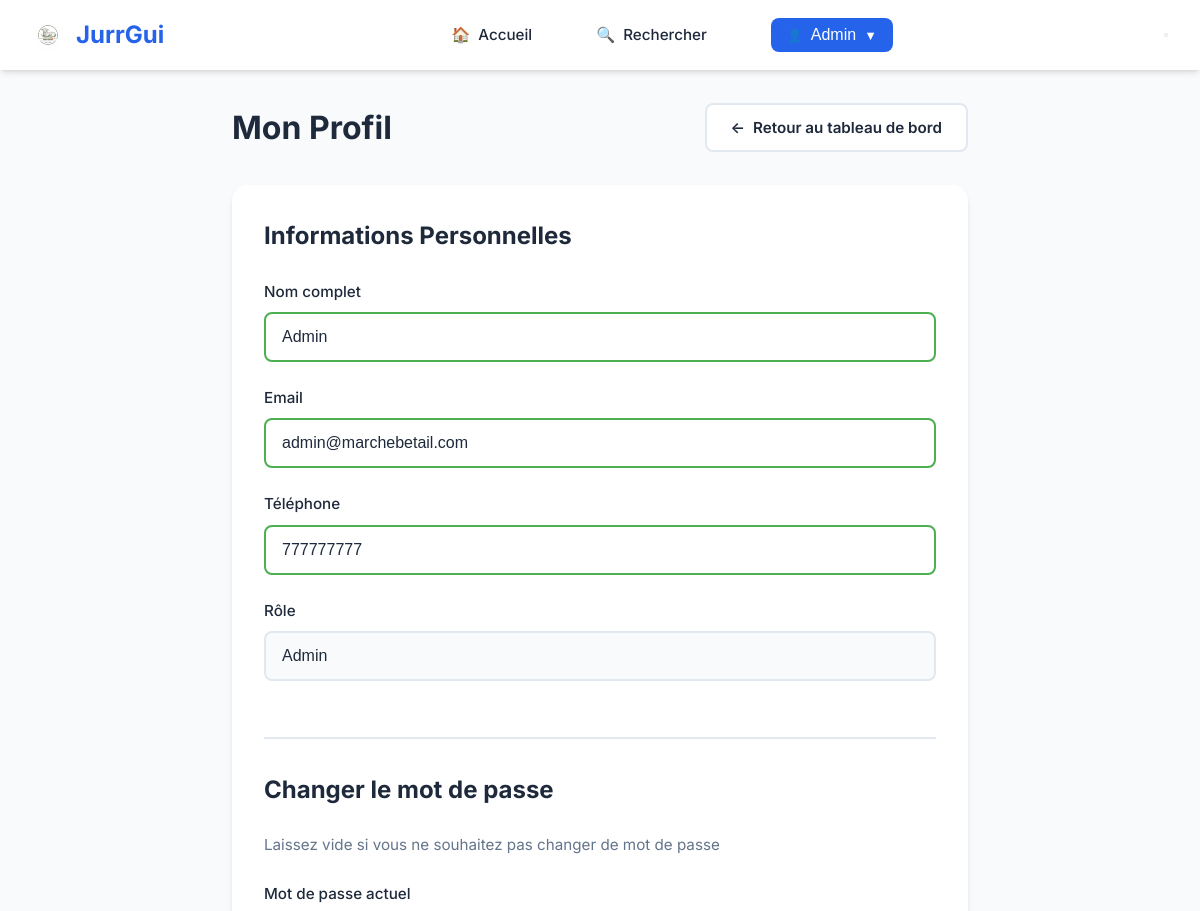
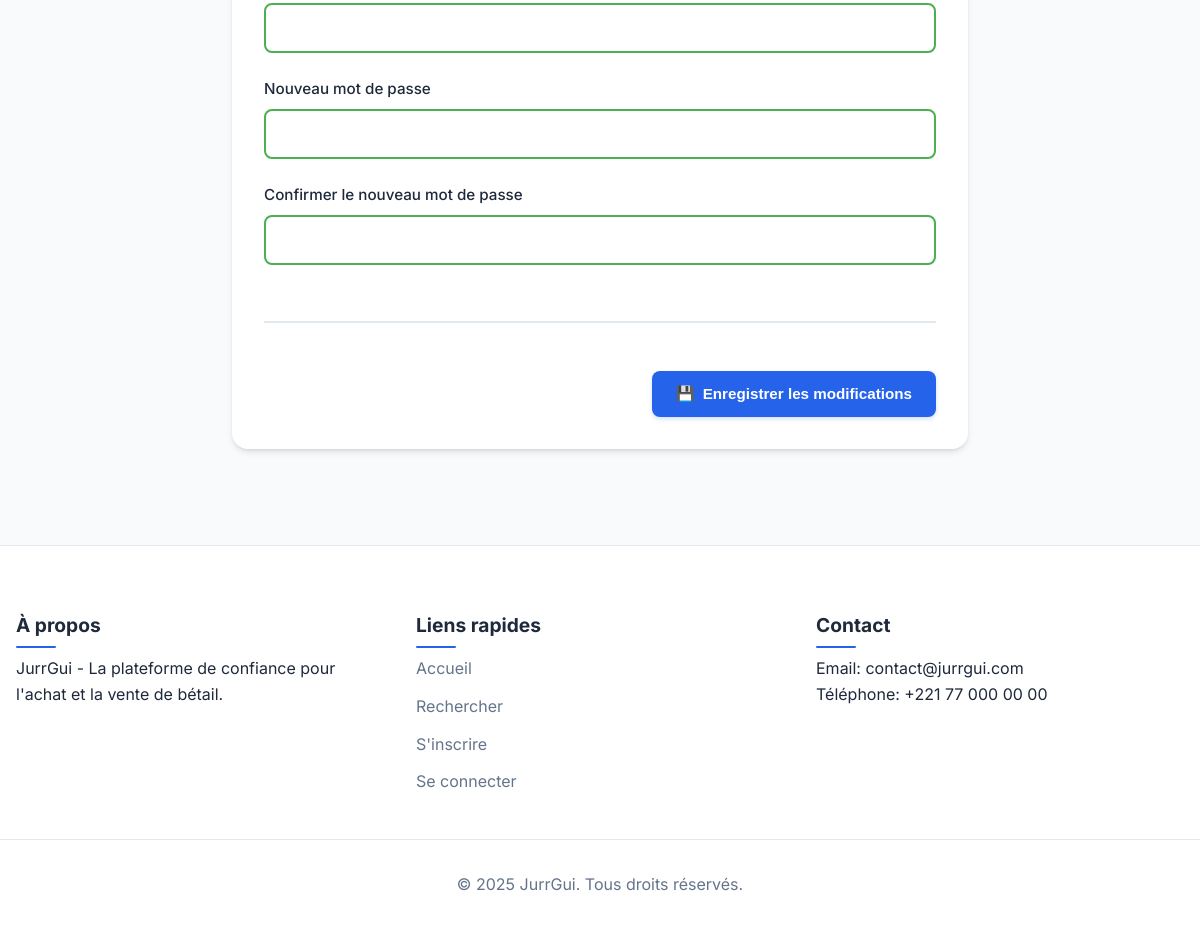
The page /profil.php (signed in) on the database its author committed (2 pictures, top to bottom).
### tables this page shows
CREATE TABLE `users` (
  `id` int(11) NOT NULL AUTO_INCREMENT,
  `nom` varchar(100) NOT NULL,
  `email` varchar(100) NOT NULL UNIQUE,
  `password_hash` varchar(255) NOT NULL,
  `telephone` varchar(20) NOT NULL,
  `role` enum('acheteur','vendeur','admin') NOT NULL,
  `date_inscription` datetime DEFAULT current_timestamp(),
  `actif` TINYINT(1) DEFAULT 1,
  PRIMARY KEY (`id`)
);

### profil.php (the view, shortened to what this page needs)
<?php
require_once 'includes/header.php';
$conn = connectDB();
$user_id = $_SESSION['user_id'];
$stmt = $conn->prepare("SELECT nom, email, telephone, role FROM users WHERE id = ?");
$stmt->bind_param("i", $user_id);
$stmt->execute();
$user = $stmt->get_result()->fetch_assoc();
?>
<div class="profile-container">
    <div class="profile-header">
        <h1>Mon Profil</h1>
        <a href="<?php echo $user['role'] === 'vendeur' ? 'dashboard_vendeur.php' : 'dashboard_acheteur.php'; ?>"
           class="btn btn-secondary">
            <span class="icon">←</span> Retour au tableau de bord
        </a>
    </div>
    <div class="profile-card">
        <form method="POST" class="profile-form">
            <div class="form-section">
                <h2>Informations Personnelles</h2>
                <div class="form-group">
                    <label for="nom">Nom complet</label>
                    <input type="text" id="nom" name="nom" required
                           value="<?php echo htmlspecialchars($user['nom']); ?>">
                </div>
                <div class="form-group">
                    <label for="email">Email</label>
                    <input type="email" id="email" name="email" required
                           value="<?php echo htmlspecialchars($user['email']); ?>">
                </div>
                <div class="form-group">
                    <label for="telephone">Téléphone</label>
                    <input type="tel" id="telephone" name="telephone" required
                           value="<?php echo htmlspecialchars($user['telephone']); ?>">
                </div>
                <div class="form-group">
                    <label for="role">Rôle</label>
                    <input type="text" id="role" value="<?php echo ucfirst($user['role']); ?>"
                           readonly class="readonly">
                </div>
            </div>
            <div class="form-section">
                <h2>Changer le mot de passe</h2>
                <p class="section-info">Laissez vide si vous ne souhaitez pas changer de mot de passe</p>
                <div class="form-group">
                    <label for="current_password">Mot de passe actuel</label>
                    <input type="password" id="current_password" name="current_password">
                </div>
                <div class="form-group">
                    <label for="new_password">Nouveau mot de passe</label>
                    <input type="password" id="new_password" name="new_password"
                           minlength="6">
                </div>
                <div class="form-group">
                    <label for="confirm_password">Confirmer le nouveau mot de passe</label>
                    <input type="password" id="confirm_password" name="confirm_password"
                           minlength="6">
                </div>
            </div>
            <div class="form-actions">
                <button type="submit" class="btn btn-primary">
                    <span class="icon">💾</span> Enregistrer les modifications
                </button>
            </div>
        </form>
    </div>
</div>
<?php
require_once 'includes/footer.php';
?>

### styles.css (style rules this page uses)
:root { --primary-color: #2563eb; --primary-dark: #1d4ed8; --primary-light: rgba(37, 99, 235, 0.1); --secondary-color: #f97316; --secondary-dark: #ea580c; --secondary-light: rgba(249, 115, 22, 0.1); --background-color: #f8fafc; --text-color: #1e293b; --text-light: #64748b; --border-color: #e2e8f0; --success-color: #4CAF50; --error-color: #f44336; --warning-color: #f59e0b; --card-shadow: 0 4px 6px -1px rgb(0 0 0 / 0.1), 0 2px 4px -2px rgb(0 0 0 / 0.1); --card-shadow-hover: 0 10px 15px -3px rgb(0 0 0 / 0.1), 0 4px 6px -4px rgb(0 0 0 / 0.1); --transition-base: all 0.3s cubic-bezier(0.4, 0, 0.2, 1); --transition-smooth: all 0.5s cubic-bezier(0.4, 0, 0.2, 1); --info-color: #2196F3; }
* { margin: 0; padding: 0; box-sizing: border-box; }
body { font-family: 'Inter', system-ui, -apple-system, sans-serif; line-height: 1.6; background-color: var(--background-color); color: var(--text-color); padding-top: 70px; overflow-x: hidden; }
.btn { padding: 0.75rem 1.5rem; border: none; border-radius: 8px; cursor: pointer; transition: var(--transition-base); font-weight: 600; font-size: 0.95rem; text-decoration: none; display: inline-flex; align-items: center; justify-content: center; gap: 0.5rem; line-height: 1.4; position: relative; overflow: hidden; }
.btn::before { content: ''; position: absolute; top: 50%; left: 50%; width: 0; height: 0; background-color: rgba(255, 255, 255, 0.2); border-radius: 50%; transform: translate(-50%, -50%); transition: width 0.3s ease, height 0.3s ease; }
.btn-primary { background-color: var(--primary-color); color: white; box-shadow: 0 2px 4px rgba(37, 99, 235, 0.2); }
.btn-secondary { background-color: white; color: var(--text-color); border: 2px solid var(--border-color); }
.form-group { margin-bottom: 1.75rem; position: relative; }
.form-group label { display: block; margin-bottom: 0.75rem; color: var(--text-color); font-weight: 600; font-size: 0.95rem; transition: var(--transition-base); }
.form-group input, .form-group select { width: 100%; padding: 1rem 1.25rem; border: 2px solid var(--border-color); border-radius: 12px; font-size: 1rem; transition: all 0.3s ease; background-color: white; color: var(--text-color); }
.form-group input::placeholder { color: var(--text-light); opacity: 0.7; }
.form-group input:valid:not(:placeholder-shown) { border-color: var(--success-color); }

### profil.php (style rules this page uses)
.profile-container { max-width: 800px; margin: 0 auto; padding: 2rem; }
.profile-header { display: flex; justify-content: space-between; align-items: center; margin-bottom: 2rem; }
.profile-header h1 { font-size: 2rem; color: var(--text-color); }
.profile-card { background: white; border-radius: 16px; padding: 2rem; box-shadow: var(--card-shadow); }
.profile-form { display: flex; flex-direction: column; gap: 2rem; }
.form-section { border-bottom: 2px solid var(--border-color); padding-bottom: 2rem; }
.form-section h2 { font-size: 1.5rem; color: var(--text-color); margin-bottom: 1.5rem; }
.section-info { color: var(--text-light); font-size: 0.95rem; margin-bottom: 1.5rem; }
.form-group { margin-bottom: 1.5rem; }
.form-group label { display: block; margin-bottom: 0.5rem; color: var(--text-color); font-weight: 500; }
.form-group input { width: 100%; padding: 0.875rem 1rem; border: 2px solid var(--border-color); border-radius: 8px; font-size: 1rem; transition: var(--transition-base); }
.form-group input.readonly { background-color: var(--background-color); cursor: not-allowed; }
.form-actions { display: flex; justify-content: flex-end; margin-top: 1rem; }

### rows shown on the page
users: nom "Admin", email "admin@marchebetail.com", telephone "777777777", role "Admin"

### other values the page prints
$_SESSION['nom'] "Admin"
